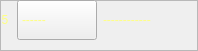
                                         <widget class="QFrame" name="frame_32">
                                          <property name="minimumSize">
                                           <size>
                                            <width>0</width>
                                            <height>40</height>
                                           </size>
                                          </property>
                                          <property name="frameShape">
                                           <enum>QFrame::StyledPanel</enum>
                                          </property>
                                          <property name="frameShadow">
                                           <enum>QFrame::Raised</enum>
                                          </property>
                                          <widget class="QWidget" name="layoutWidget_5">
                                           <property name="geometry">
                                            <rect>
                                             <x>-1</x>
                                             <y>-1</y>
                                             <width>189</width>
                                             <height>42</height>
                                            </rect>
                                           </property>
                                           <layout class="QHBoxLayout" name="horizontalLayout_43">
                                            <item>
                                             <widget class="QLabel" name="lb_Port_26">
                                              <property name="enabled">
                                               <bool>false</bool>
                                              </property>
                                              <property name="minimumSize">
                                               <size>
                                                <width>10</width>
                                                <height>40</height>
                                               </size>
                                              </property>
                                              <property name="styleSheet">
                                               <string notr="true">border: 0px;
font: 14pt &quot;クレPro by 宁静之雨，微信公众号njzyshare&quot;;
color: rgb(255, 255, 127);</string>
                                              </property>
                                              <property name="text">
                                               <string>5</string>
                                              </property>
                                              <property name="alignment">
                                               <set>Qt::AlignCenter</set>
                                              </property>
                                             </widget>
                                            </item>
                                            <item>
                                             <widget class="QComboBox" name="com_CH1_Date5">
                                              <property name="minimumSize">
                                               <size>
                                                <width>80</width>
                                                <height>40</height>
                                               </size>
                                              </property>
                                              <property name="cursor">
                                               <cursorShape>PointingHandCursor</cursorShape>
                                              </property>
                                              <property name="mouseTracking">
                                               <bool>true</bool>
                                              </property>
                                              <property name="toolTip">
                                               <string>波特率选择</string>
                                              </property>
                                              <property name="styleSheet">
                                               <string notr="true"> QComboBox QAbstractItemView{
	background-color: rgb(33, 37, 43);
    border-radius:5px 5px 5px 5px;
	font: 14pt &quot;クレPro by 宁静之雨，微信公众号njzyshare&quot;;
	font-size:14px;
 }
 QComboBox{
	font: 14pt &quot;クレPro by 宁静之雨，微信公众号njzyshare&quot;;
	border-color: rgb(0, 0, 0);
	color: rgb(255, 255, 127);
}
  QComboBox::drop-down {
      width: 0px;
      border:none;
  }</string>
                                              </property>
                                              <item>
                                               <property name="text">
                                                <string>------</string>
                                               </property>
                                              </item>
                                              <item>
                                               <property name="text">
                                                <string>Vpp</string>
                                               </property>
                                              </item>
                                              <item>
                                               <property name="text">
                                                <string>Freq</string>
                                               </property>
                                              </item>
                                              <item>
                                               <property name="text">
                                                <string>Max</string>
                                               </property>
                                              </item>
                                              <item>
                                               <property name="text">
                                                <string>Min</string>
                                               </property>
                                              </item>
                                              <item>
                                               <property name="text">
                                                <string>Mean</string>
                                               </property>
                                              </item>
                                              <item>
                                               <property name="text">
                                                <string>RMS</string>
                                               </property>
                                              </item>
                                             </widget>
                                            </item>
                                            <item>
                                             <widget class="QLabel" name="lb_CH1_Date5">
                                              <property name="enabled">
                                               <bool>false</bool>
                                              </property>
                                              <property name="minimumSize">
                                               <size>
                                                <width>85</width>
                                                <height>40</height>
                                               </size>
                                              </property>
                                              <property name="styleSheet">
                                               <string notr="true">color: rgb(255, 255, 127);
border: 0px;
font: 14pt &quot;クレPro by 宁静之雨，微信公众号njzyshare&quot;;</string>
                                              </property>
                                              <property name="text">
                                               <string>------------</string>
                                              </property>
                                              <property name="alignment">
                                               <set>Qt::AlignLeading|Qt::AlignLeft|Qt::AlignVCenter</set>
                                              </property>
                                             </widget>
                                            </item>
                                           </layout>
                                          </widget>
                                         </widget>
